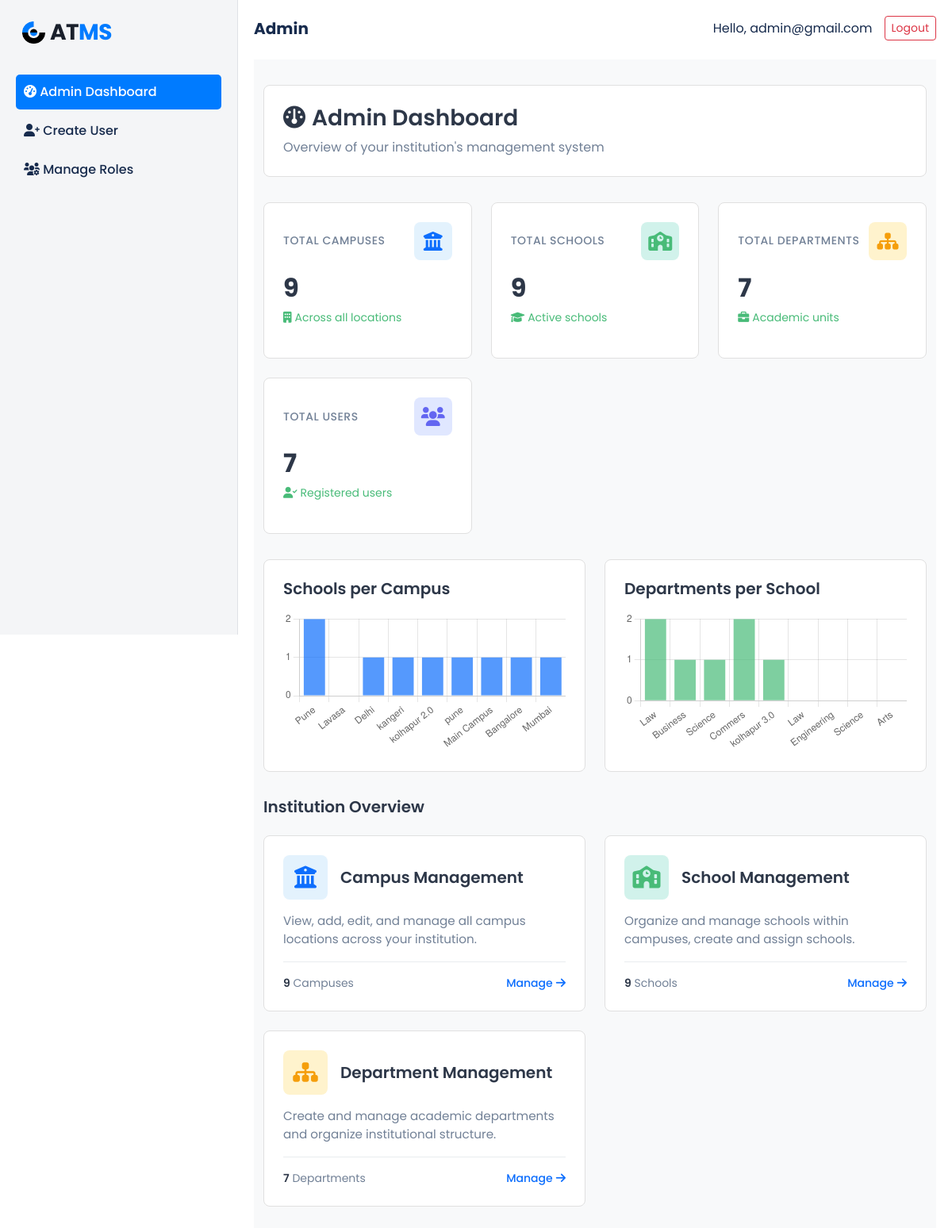
The app's page /accounts/admin_dashboard/ (signed in), older data.
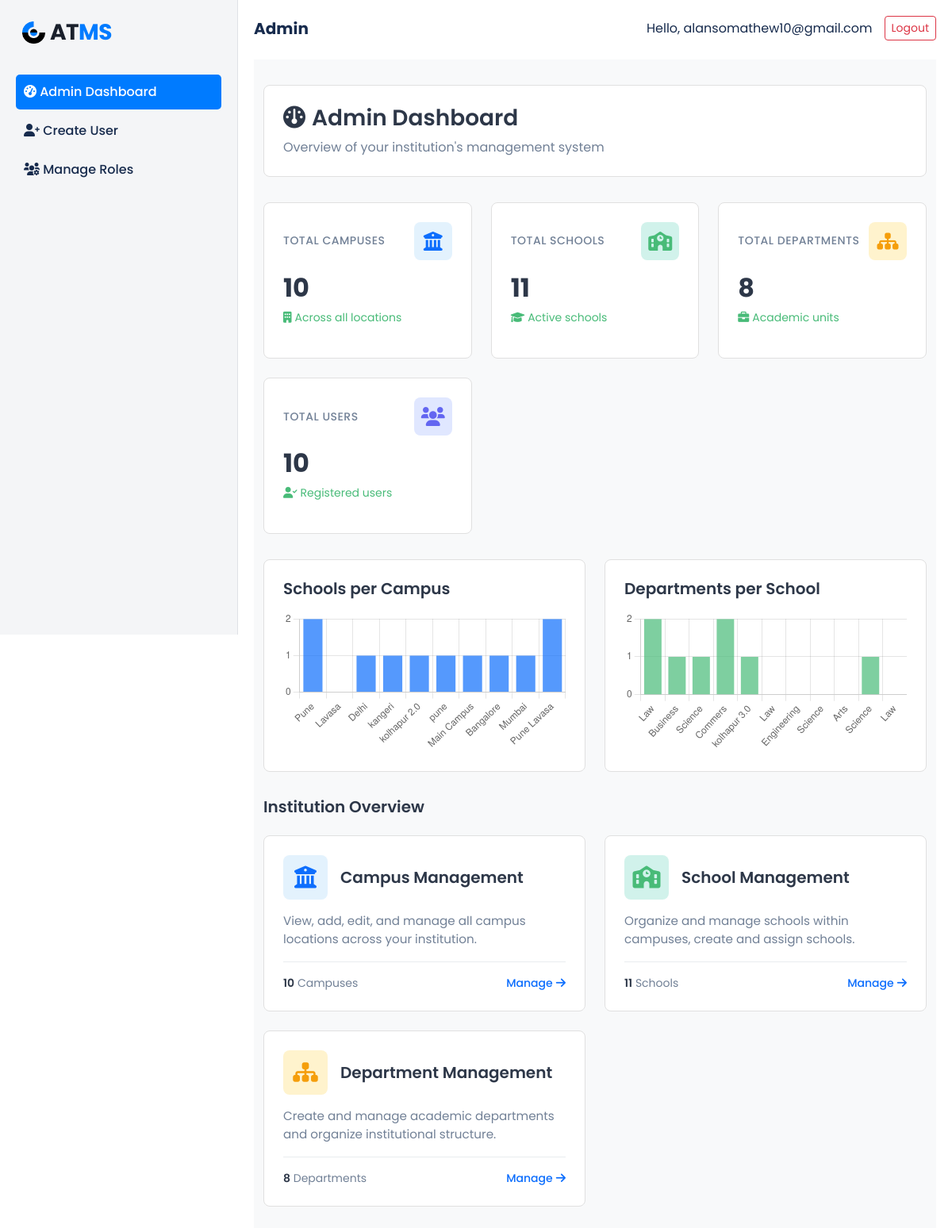
The same page, newer data.
### accounts/models.py (models this page shows, shortened)
class CustomUser(AbstractUser):
    emp_id = models.CharField(max_length=20, blank=True, null=True)
    campus = models.ForeignKey('Campus', on_delete=models.SET_NULL, null=True, blank=True)
    school = models.ForeignKey('School', on_delete=models.SET_NULL, null=True, blank=True)
    department = models.ManyToManyField('Department', blank=True)
    phone_number = models.CharField(max_length=15, blank=True, null=True)
    gender = models.CharField(max_length=10, blank=True, null=True)
    phone_no = models.CharField(max_length=15, blank=True, null=True)
    role = models.CharField(
        max_length=10,
        choices=[('admin', 'Admin'), ('hod', 'HOD'), ('staff', 'Staff'), ('student', 'Student')],
        blank=True, null=True,
    )
    email = models.EmailField(unique=True)
    USERNAME_FIELD = 'email'  # login using email
    REQUIRED_FIELDS = ['username']        # must NOT include 'email'

### accounts/views.py (the view)
# urls.py: path('admin_dashboard/', views.admin_dashboard, name='admin_dashboard'),
@login_required
def admin_dashboard(request):
    if request.user.role != 'admin':
        return redirect('accounts:login')  # Only admin can access
    hod_users = CustomUser.objects.filter(role='hod')
    total_campuses = Campus.objects.count()
    total_schools = School.objects.count()
    total_departments = Department.objects.count()
    total_users = CustomUser.objects.count()
    context = {
        'users': hod_users,  # keep existing
        'total_campuses': total_campuses,
        'total_schools': total_schools,
        'total_departments': total_departments,
        'total_users': total_users,
        'total_campuses': Campus.objects.count(),
        'total_schools': School.objects.count(),
        'total_departments': Department.objects.count(),
        'total_users': CustomUser.objects.count(),
        'campus_names': list(Campus.objects.values_list('name', flat=True)),
        'campus_school_counts': [campus.school_set.count() for campus in Campus.objects.all()],
        'school_names': list(School.objects.values_list('name', flat=True)),
        'school_department_counts': [school.department_set.count() for school in School.objects.all()],
    }
    return render(request, 'accounts/admin_dashboard.html', context)

### accounts/context_processors.py (called while the page is built)
def all_projects(request):
    projects = Project.objects.all()
    return {'projects': projects}

def global_teams_and_students(request):
    teams = Team.objects.all()
    students = User.objects.filter(role='staff')
    return {
        'teams': teams,
        'students': students
    }

### accounts/templates/accounts/admin_dashboard.html (shortened to what the changed rows need)
{% extends 'admin_base.html' %}
{% block content %}
<div class="dashboard-container">
    <div class="container">
        <div class="page-header">
            <h2><i class="fa fa-dashboard me-2"></i>Admin Dashboard</h2>
        </div>
        <div class="stats-grid">
            <div class="stat-card">
                <div class="stat-card-header">
                    <h6 class="stat-card-title">Total Campuses</h6>
                    <div class="stat-card-icon icon-primary"><i class="fa fa-university"></i></div>
                </div>
                <h2 class="stat-card-value">{{ total_campuses|default:0 }}</h2>
                <p class="stat-card-change"><i class="fa fa-building me-1"></i>Across all locations</p>
            </div>
            <div class="stat-card">
                <div class="stat-card-header">
                    <h6 class="stat-card-title">Total Schools</h6>
                    <div class="stat-card-icon icon-success"><i class="fa fa-school"></i></div>
                </div>
                <h2 class="stat-card-value">{{ total_schools|default:0 }}</h2>
                <p class="stat-card-change"><i class="fa fa-graduation-cap me-1"></i>Active schools</p>
            </div>
            <div class="stat-card">
                <div class="stat-card-header">
                    <h6 class="stat-card-title">Total Departments</h6>
                    <div class="stat-card-icon icon-warning"><i class="fa fa-sitemap"></i></div>
                </div>
                <h2 class="stat-card-value">{{ total_departments|default:0 }}</h2>
                <p class="stat-card-change"><i class="fa fa-briefcase me-1"></i>Academic units</p>
            </div>
            <div class="stat-card">
                <div class="stat-card-header">
                    <h6 class="stat-card-title">Total Users</h6>
                    <div class="stat-card-icon icon-info"><i class="fa fa-users"></i></div>
                </div>
                <h2 class="stat-card-value">{{ total_users|default:0 }}</h2>
                <p class="stat-card-change"><i class="fa fa-user-check me-1"></i>Registered users</p>
            </div>
        </div>
        <div class="graphs-section">
            <div class="graph-card">
                <h5>Schools per Campus</h5>
                <canvas id="campusSchoolChart"></canvas>
            </div>
            <div class="graph-card">
                <h5>Departments per School</h5>
                <canvas id="schoolDeptChart"></canvas>
            </div>
        </div>
        <div class="management-section">
            <div class="management-grid">
                <a href="{% url 'accounts:campus_crud' %}" class="management-card">
                    <div class="management-card-footer">
                        <span class="management-card-stats"><strong>{{ total_campuses|default:0 }}</strong> Campuses</span>
                    </div>
                </a>
                <a href="{% url 'accounts:school_crud' %}" class="management-card">
                    <div class="management-card-footer">
                        <span class="management-card-stats"><strong>{{ total_schools|default:0 }}</strong> Schools</span>
                    </div>
                </a>
                <a href="{% url 'accounts:department_crud' %}" class="management-card">
                    <div class="management-card-footer">
                        <span class="management-card-stats"><strong>{{ total_departments|default:0 }}</strong> Departments</span>
                    </div>
                </a>
            </div>
        </div>
    </div>
</div>
<script>
document.addEventListener("DOMContentLoaded", function() {
    // Schools per Campus
    const campusSchoolCtx = document.getElementById('campusSchoolChart').getContext('2d');
    const campusSchoolChart = new Chart(campusSchoolCtx, {
        type: 'bar',
        data: {
            labels: {{ campus_names|safe }},
            datasets: [{
                label: 'Schools',
                data: {{ campus_school_counts|safe }},
                backgroundColor: 'rgba(13,110,253,0.7)'
            }]
        },
        options: {
            responsive: true,
            plugins: { legend: { display: false } },
            scales: {
                y: {
                    beginAtZero: true,
                    ticks: {
                        stepSize: 1,
                        callback: function(value) { return Number(value).toFixed(0); } // integer only
                    }
                }
            }
        }
    });
    // Departments per School
    const schoolDeptCtx = document.getElementById('schoolDeptChart').getContext('2d');
    const schoolDeptChart = new Chart(schoolDeptCtx, {
        type: 'bar',
        data: {
            labels: {{ school_names|safe }},
            datasets: [{
                label: 'Departments',
                data: {{ school_department_counts|safe }},
                backgroundColor: 'rgba(72,187,120,0.7)'
            }]
        },
        options: {
            responsive: true,
            plugins: { legend: { display: false } },
            scales: {
                y: {
                    beginAtZero: true,
                    ticks: {
                        stepSize: 1,
                        callback: function(value) { return Number(value).toFixed(0); } // integer only
                    }
                }
            }
        }
    });
});
</script>
{% endblock %}

### templates/admin_base.html (shortened to what this page needs)
<!DOCTYPE html>
<html lang="en">
{% load static %}
<head>
  <link rel="stylesheet" href="https://cdn.jsdelivr.net/npm/bootstrap@5.3.2/dist/css/bootstrap.min.css">
  <link rel="stylesheet" href="https://cdnjs.cloudflare.com/ajax/libs/font-awesome/6.0.0-beta3/css/all.min.css">
</head>
<body>
<div class="main-container">
  <div class="sidebar">
    <div class="mb-4">
      <div class="sidebar-logo">
        <img src="{% static 'accounts/images/group-481747-1-19.png' %}" alt="Students Logo" class="logo-image">
        AT<span>MS</span>
      </div>
    </div>
    <div class="sidebar-menu">
    <a href="{% url 'accounts:admin_dashboard' %}" class="{% if request.resolver_match.url_name == 'admin_dashboard' %}active{% endif %}">
        <i class="fas fa-tachometer-alt"></i> Admin Dashboard
    </a>
      <a href="{% url 'accounts:create_user' %}" class="{% if request.resolver_match.url_name == 'create_user' %}active{% endif %}">
        <i class="fas fa-user-plus"></i> Create User
      </a>
      <a href="{% url 'accounts:manage_roles' %}" class="{% if request.resolver_match.url_name == 'manage_roles' %}active{% endif %}">
        <i class="fas fa-users-cog"></i> Manage Roles
      </a>
    </div>
  </div>
  <div class="main-content">
    <div class="top-navbar mb-4">
      <div class="d-flex align-items-center flex-wrap">
        <div class="brand">Admin </div>
      </div>
      <div class="user-info">
        <span>Hello, {{ request.user.email }}</span>
        <form action="{% url 'accounts:logout' %}" method="post">
          <button type="submit" class="btn btn-sm btn-outline-danger" id="logoutBtn">Logout</button>
        </form>
      </div>
    </div>
    {% block content %}{% endblock %}
  </div>
</div>
</body>
</html>

Row changes from the older to the newer data that the page shows:
changed CustomUser: user.email "admin@gmail.com" → "alansomathew10@gmail.com"
Text that changed along with them:
{{ total_campuses|default:0 }}: "9" → "10"
{{ total_schools|default:0 }}: "9" → "11"
{{ total_departments|default:0 }}: "7" → "8"
{{ total_users|default:0 }}: "7" → "10"
chart data {{ campus_names|safe }}: ['Pune', 'Lavasa', 'Delhi', 'kangeri', 'kolhapur 2.0', 'pune', 'Main Campus', 'Bangalore', 'Mumbai'] → ['Pune', 'Lavasa', 'Delhi', 'kangeri', 'kolhapur 2.0', 'pune', 'Main Campus', 'Bangalore', 'Mumbai', 'Pune Lavasa']
chart data {{ campus_school_counts|safe }}: [2, 0, 1, 1, 1, 1, 1, 1, 1] → [2, 0, 1, 1, 1, 1, 1, 1, 1, 2]
chart data {{ school_names|safe }}: ['Law', 'Business', 'Science', 'Commers', 'kolhapur 3.0', 'Law', 'Engineering', 'Science', 'Arts'] → ['Law', 'Business', 'Science', 'Commers', 'kolhapur 3.0', 'Law', 'Engineering', 'Science', 'Arts', 'Science', 'Law']
chart data {{ school_department_counts|safe }}: [2, 1, 1, 2, 1, 0, 0, 0, 0] → [2, 1, 1, 2, 1, 0, 0, 0, 0, 1, 0]
